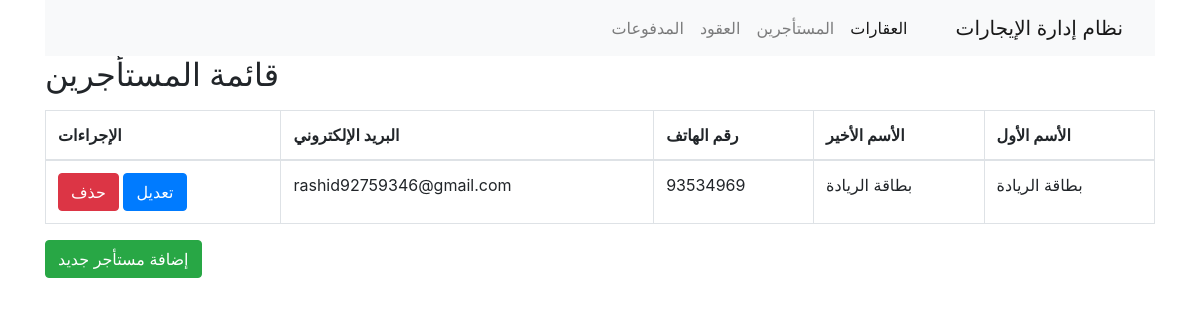
The app's page /tenants/, older data.
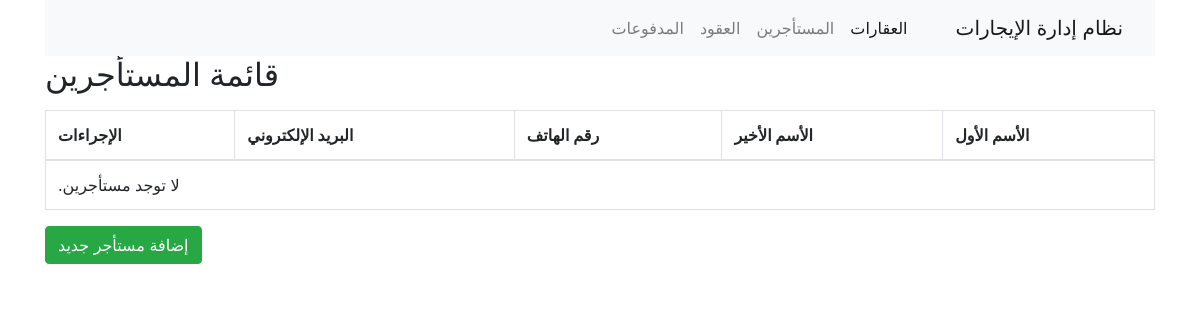
The same page, newer data.
### properties/models.py (models this page shows, shortened)
class Tenant(models.Model):
    first_name = models.CharField(verbose_name="الاسم الأول", max_length=50)
    last_name = models.CharField(verbose_name="الاسم الأخير", max_length=50)
    phone = models.CharField(verbose_name="رقم الهاتف", max_length=15)
    email = models.EmailField(verbose_name="البريد الإلكتروني")
    address = models.TextField(verbose_name="العنوان المستأجر")
    id_number = models.CharField(verbose_name="رقم الهوية", max_length=20, unique=True)

### properties/views.py (the view)
# urls.py: path('tenants/', TenantListView.as_view(), name='tenant_list'),
class TenantListView(ListView):
    model = Tenant
    template_name = 'tenant_list.html'
    context_object_name = 'tenants'
    paginate_by = 10

### properties/templates/tenant_list.html
{% extends 'base.html' %}
{% block content %}
<h2>قائمة المستأجرين</h2>
<table class="table table-bordered mt-3">
    <thead>
        <tr>
            <th>الأسم الأول</th>
            <th>الأسم الأخير</th>
            <th>رقم الهاتف</th>
            <th>البريد الإلكتروني</th>
            <th>الإجراءات</th>
        </tr>
    </thead>
    <tbody>
        {% for tenant in tenants %}
        <tr>
            <td>{{ tenant.first_name }}</td>
            <td>{{ tenant.last_name }}</td>
            <td>{{ tenant.phone }}</td>
            <td>{{ tenant.email }}</td>
            <td>
                <a href="{% url 'tenant_edit' tenant.pk %}" class="btn btn-primary">تعديل</a>
                <a href="{% url 'tenant_delete' tenant.pk %}" class="btn btn-danger">حذف</a>
            </td>
        </tr>
      {% empty %}
        <tr>
            <td colspan="5">لا توجد مستأجرين.</td>
        </tr>
        {% endfor %}
    </tbody>
</table>
<a href="{% url 'tenant_add' %}" class="btn btn-success">إضافة مستأجر جديد</a>
{% endblock %}

Row changes from the older to the newer data that the page shows:
removed Tenant: first_name "بطاقة الريادة", last_name "بطاقة الريادة", phone "93534969", email "rashid92759346@gmail.com"
Text that changed along with them:
text now shown: "لا توجد مستأجرين."
